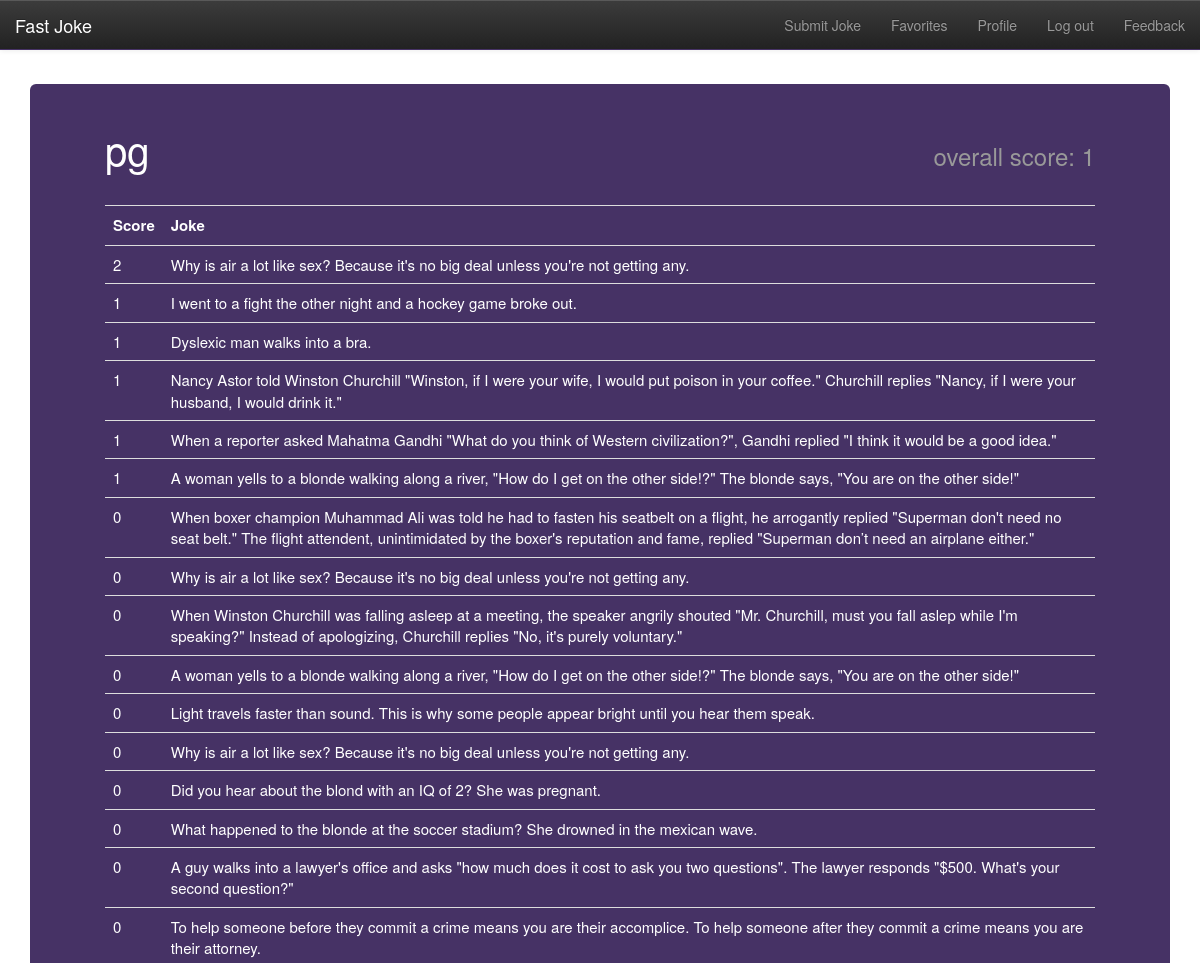
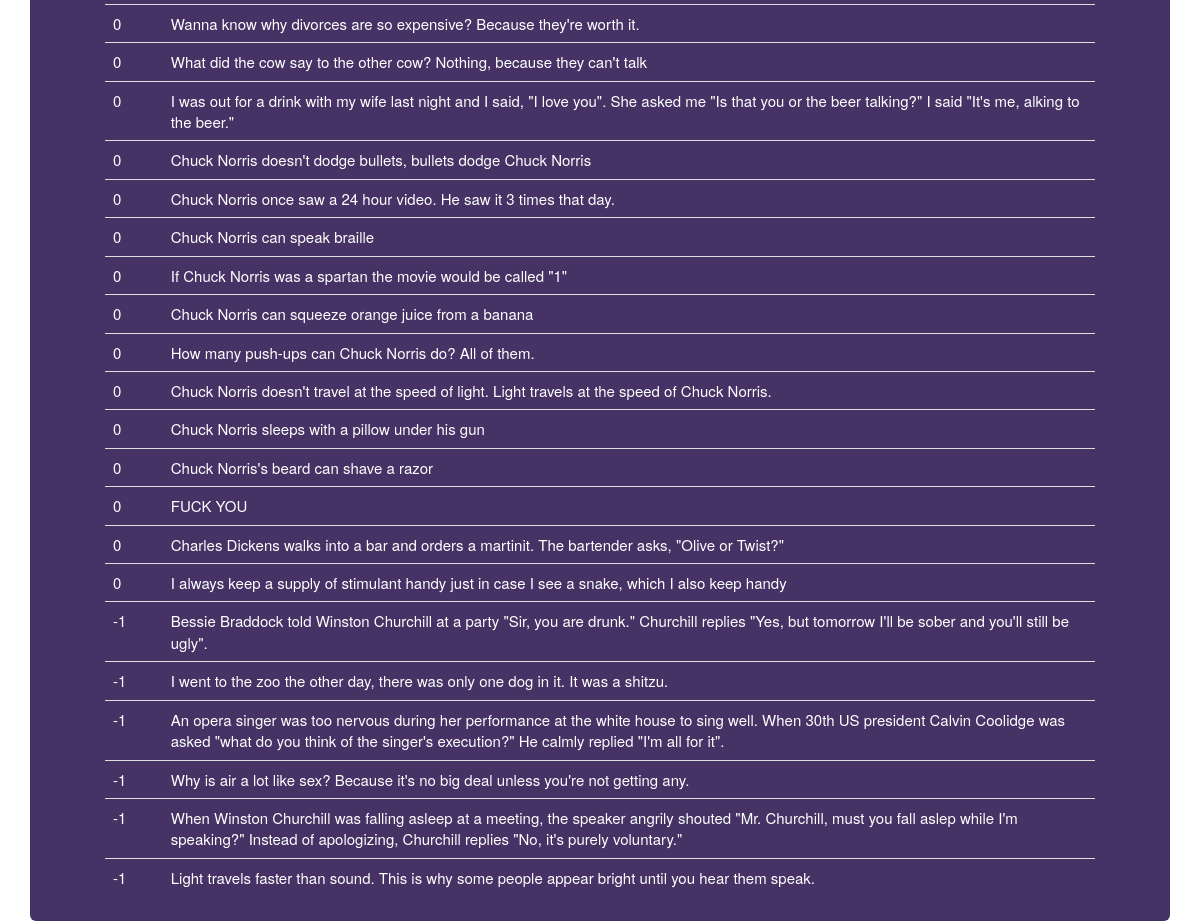
Before: /user/ (signed in) with the older database file (2 pictures, top to bottom).
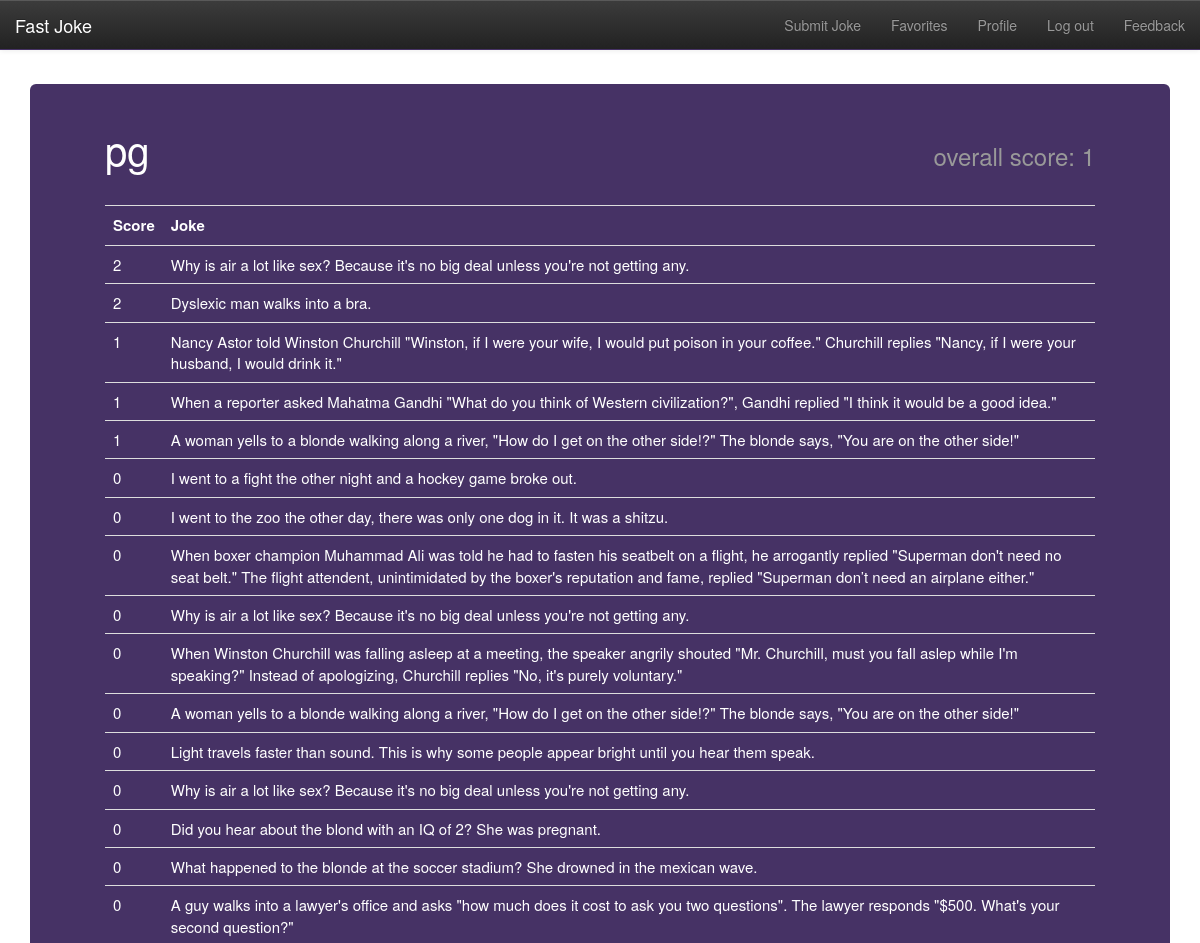
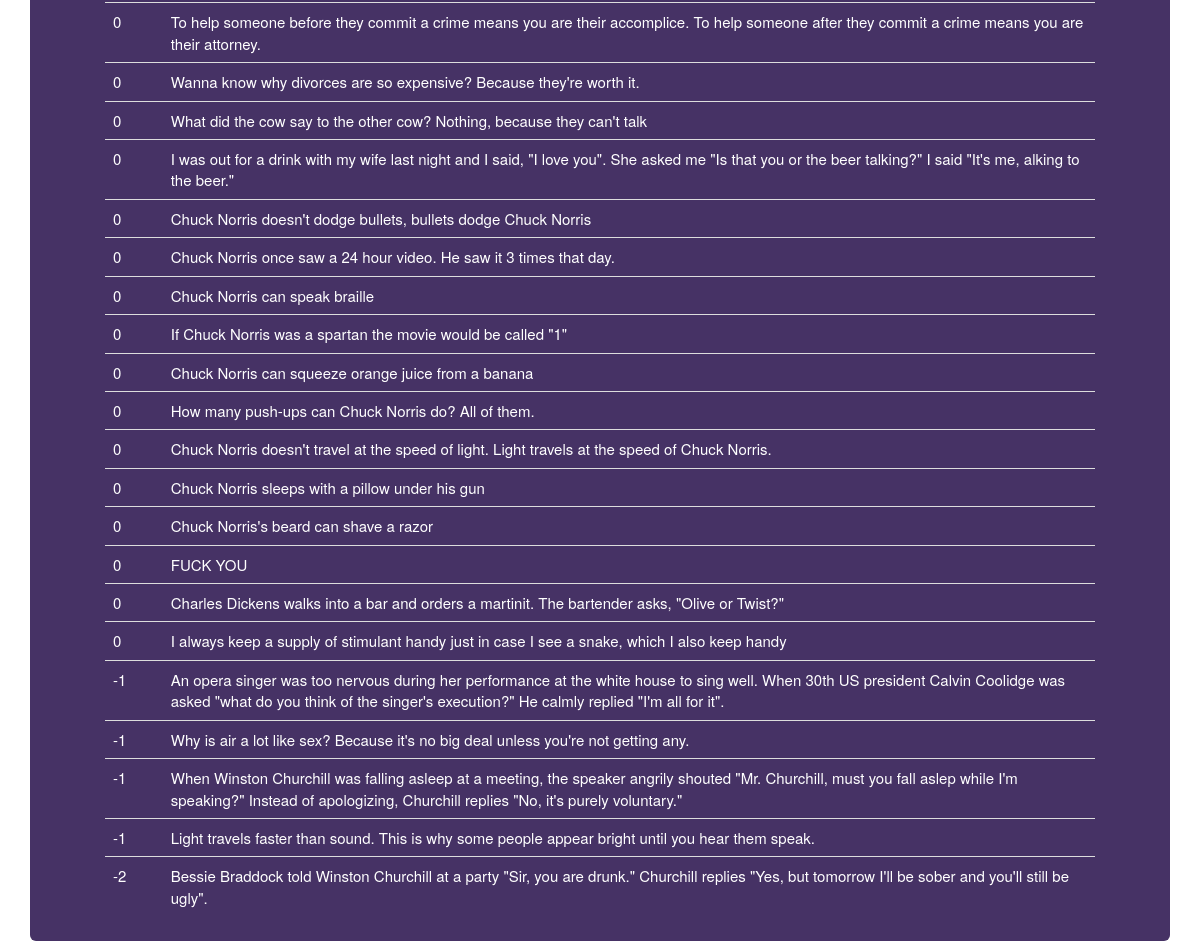
After: the same page with the newer database file (2 pictures, top to bottom).
### jokeFeed/models.py (models this page shows, shortened)
class Joke(models.Model):
	owner = models.ForeignKey(User, related_name='owns')
	text = models.TextField(max_length=1000)
	upVotes = models.IntegerField()
	downVotes = models.IntegerField()
	date = models.DateTimeField()
	def _get_score(self):
		return self.upVotes - self.downVotes
	score = property(_get_score)
	def _get_absolute_url(self):
		return reverse('detail', args=[self.id])
	url = property(_get_absolute_url)

### jokeFeed/views.py (the view)
# urls.py: url(r'^user/$', 'view_profile', {'username' : ''}),
@login_required()
def view_profile(request, username):
	if not username:
		curUser = UserProfile.objects.get(user=User.objects.get(id=request.user.id))
	else:
		try:
			curUser = UserProfile.objects.get(user=User.objects.get(username=username))
		except:
			return HttpResponseRedirect(reverse('jokeFeed:index'))
	joke_list = curUser.user.owns.all()
	total_score = 0
	for joke in joke_list:
		total_score += joke.score
	joke_list = sorted(joke_list, key = lambda joke: joke.score, reverse=True)
	context = { 'joke_list' : joke_list, 'username' : curUser.user.username, 'total_score' : total_score }
	return render(request, 'jokeFeed/profile.html', context)

### jokeFeed/templates/jokeFeed/profile.html (shortened to what this page needs)
{% extends "base.html" %}
{% block content %}
<div class="container">
	<div class="jumbotron">
		<div class="container">
		<h1 class='left'>{{ username }}<small></h1><h1 class='right'> overall score: {{ total_score }}</small></h1>
		<br><br/><br>
		<table class="table">
			<tbody>
				<tr<th><td><strong>Score</strong></td><td><strong>Joke</strong></td></th></tr>
				{% for joke in joke_list %}
				<tr><td>{{ joke.score }}</td><td><a style="color:#ffffff;"href="/{{joke.id}}">{{ joke.text }}</a></td></tr>
				{% endfor %}
			</tbody>
		</table>
		</div>
	</div>
</div>
{% endblock %}

### jokeFeed/templates/base.html (shortened to what this page needs)
<!DOCTYPE html>
<html lang="en">
<head>
	{% load staticfiles %}
	<link type="text/css" href="{{STATIC_URL}}bootstrap-3.0.0/dist/css/bootstrap.css" rel="stylesheet"/>
	<link href="{{STATIC_URL}}bootstrap-3.0.0/dist/css/bootstrap-theme.css" rel="stylesheet"/>
	<link type="text/css" href="{{STATIC_URL}}css/base.css" rel="stylesheet"/>
</head>
<body>
	<nav id="headbar" class="navbar navbar-inverse navbar-fixed-top">
		<div class="navbar-header">
			<a class="navbar-brand" href="{% url 'jokeFeed:index' %}">Fast Joke</a>
		</div>
		<div class="collapse navbar-collapse">
			<ul class="nav navbar-nav navbar-right">
				{% if user.is_authenticated %}
					<li><a href="/submit">Submit Joke</a></li>
					<li><a href="/user/fav">Favorites</a></li>
					<li><a href="/user/">Profile</a></li>
					<li><a href="/accounts/logout">Log out</a></li>
				{% else %}
					<li><a href="/accounts/add">Create Account</a></li>
					<li><a href="/accounts/login">Log in</a></li>
					<li><a href="/submit">Submit Joke</a></li>
				{% endif %}
					<li><a href="/feedback">Feedback</a></li>
			</ul>
		</div>
	</nav>
    <div id="content">
  {% block content %}{% endblock %}
    </div>
</body>
</html>

### jokeFeed/static/css/base.css (style rules this page uses)
#headbar { width: 100%; height: 50px; background-color: cyan; }

Changed rows visible on the page:
changed Joke "Dyslexic man walks into a bra.": score "1" → "2"
changed Joke "I went to a fight the other night and a hockey game broke out.": score "1" → "0"; moves down the list
changed Joke "I went to the zoo the other day, there was only one dog in it. It was a shitzu.": score "-1" → "0"; moves up the list
changed Joke (number 37 of 37 on the later page): score "-1" → "-2"; moves down the list
